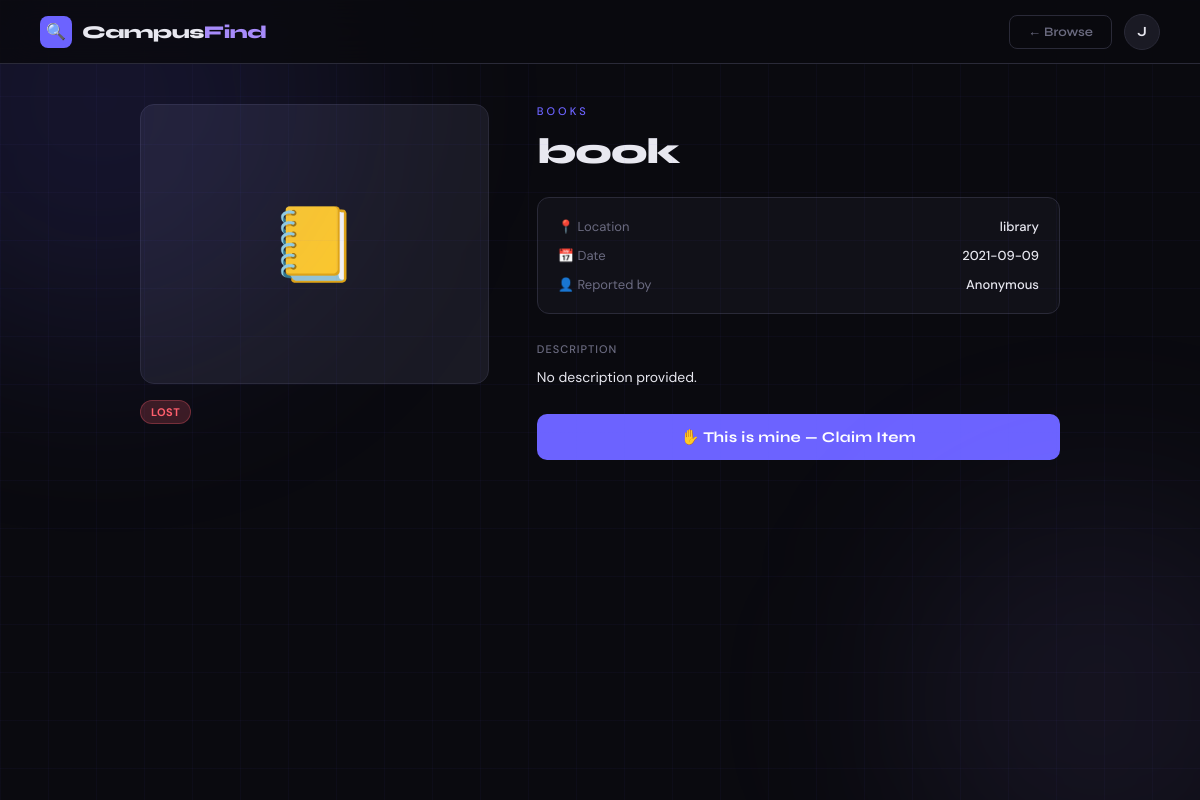
The app's page /item/1 (signed in) with its own data.
### tables this page shows
CREATE TABLE items (
	id INTEGER NOT NULL, 
	title VARCHAR(120) NOT NULL, 
	description TEXT, 
	category VARCHAR(50), 
	status VARCHAR(20), 
	location VARCHAR(120), 
	date_lost VARCHAR(20), 
	image VARCHAR(200), 
	user_id INTEGER, 
	PRIMARY KEY (id), 
	FOREIGN KEY(user_id) REFERENCES users (id)
);

### routes/items.py (the view)
@items_bp.route('/item/<int:item_id>')
@login_required
def item_detail(item_id):
    from models import Item
    item = Item.get_by_id(item_id)
    if not item:
        flash('Item not found.', 'error')
        return redirect(url_for('items.index'))
    return render_template('item_detail.html', item=item)

### models.py (called while the page is built)
    @staticmethod
    def get_by_id(item_id):
        return Item.query.get(item_id)

### routes/items.py (called while the page is built)
def login_required(f):
    @wraps(f)
    def decorated(*args, **kwargs):
        if 'user_id' not in session:
            flash('Please log in to continue.', 'error')
            return redirect(url_for('auth.login'))
        return f(*args, **kwargs)
    return decorated

### templates/item_detail.html (shortened to what this page needs)
{% extends "base.html" %}
{% block content %}
<div class="bg-grid"></div>
<div class="bg-glow bg-glow-2"></div>
<nav>
  <a class="brand" href="{{ url_for('items.index') }}">
    <div class="brand-icon">🔍</div>
    <div class="brand-name">Campus<span>Find</span></div>
  </a>
  <div class="nav-right">
    <a href="{{ url_for('items.index') }}" class="nav-btn nav-btn-ghost">← Browse</a>
    <div class="profile-wrap">
      <button class="avatar" onclick="toggleDropdown()">{{ session['name'][0] }}</button>
    </div>
  </div>
</nav>
<main style="max-width:1000px; margin:40px auto; padding:0 40px;">
  <div class="detail-layout">
    <div class="detail-img">
      {% if item.image %}
        <img src="{{ url_for('static', filename='uploads/' + item.image) }}" alt="{{ item.title }}" />
      {% else %}
        <div class="detail-img-placeholder">
          {% if item.category == 'Electronics' %}💻
          {% elif item.category == 'Bags' %}🎒
          {% elif item.category == 'ID & Cards' %}🪪
          {% elif item.category == 'Keys' %}🔑
          {% elif item.category == 'Clothing' %}🧥
          {% elif item.category == 'Books' %}📒
          {% else %}📦
          {% endif %}
        </div>
      {% endif %}
      <div class="card-badge badge-{{ item.status }}" style="position:relative; top:auto; left:auto; display:inline-block; margin-top:16px;">
        {{ item.status|capitalize }}
      </div>
    </div>
    <div class="detail-body">
      <div class="detail-category">{{ item.category }}</div>
      <h1 class="detail-title">{{ item.title }}</h1>
      <div class="detail-meta">
        <div class="detail-meta-item">
          <span class="detail-meta-label">📍 Location</span>
          <span class="detail-meta-value">{{ item.location or 'Not specified' }}</span>
        </div>
        <div class="detail-meta-item">
          <span class="detail-meta-label">📅 Date</span>
          <span class="detail-meta-value">{{ item.date_lost or 'Not specified' }}</span>
        </div>
        <div class="detail-meta-item">
          <span class="detail-meta-label">👤 Reported by</span>
          <span class="detail-meta-value">Anonymous</span>
        </div>
      </div>
      <div class="detail-desc-label">Description</div>
      <div class="detail-desc">{{ item.description or 'No description provided.' }}</div>
      {% if item.status != 'claimed' %}
        {% if item.user_id != session['user_id'] %}
          <form method="POST" action="{{ url_for('items.claim_item', item_id=item.id) }}">
            <button type="submit" class="btn-primary" style="margin-top:24px;">
              ✋ This is mine — Claim Item
            </button>
          </form>
        {% else %}
          <div style="margin-top:24px; font-size:13px; color:var(--muted);">
            You reported this item.
          </div>
        {% endif %}
      {% else %}
        <div style="margin-top:24px; padding:12px 16px; background:rgba(251,191,36,0.1); border:1px solid rgba(251,191,36,0.3); border-radius:10px; font-size:13px; color:var(--warning);">
          ✓ This item has been claimed.
        </div>
      {% endif %}
    </div>
  </div>
</main>
{% endblock %}

### static/style.css (style rules this page uses)
*, *::before, *::after { box-sizing: border-box; margin: 0; padding: 0; }
:root { --bg: #0a0a0f; --surface: #111118; --surface2: #1a1a24; --border: #2a2a38; --accent: #6c63ff; --accent2: #a78bfa; --text: #e8e8f0; --muted: #6b6b80; --danger: #ff5f6d; --warning: #fbbf24; --success: #34d399; }
html, body { min-height: 100%; background: var(--bg); color: var(--text); font-family: 'DM Sans', sans-serif; overflow-x: hidden; overflow-y: auto; }
.bg-grid { position: fixed; inset: 0; z-index: 0; background-image: linear-gradient(rgba(108,99,255,0.04) 1px, transparent 1px), linear-gradient(90deg, rgba(108,99,255,0.04) 1px, transparent 1px); background-size: 48px 48px; pointer-events: none; }
.bg-glow { position: fixed; z-index: 0; border-radius: 50%; filter: blur(100px); animation: drift 12s ease-in-out infinite alternate; pointer-events: none; }
.bg-glow-2 { width: 400px; height: 400px; background: rgba(167,139,250,0.08); bottom: -100px; right: -100px; animation-delay: -6s; }
nav { position: sticky; top: 0; z-index: 100; background: rgba(10,10,15,0.85); backdrop-filter: blur(16px); border-bottom: 1px solid var(--border); padding: 0 40px; height: 64px; display: flex; align-items: center; justify-content: space-between; }
.brand { display: flex; align-items: center; gap: 10px; text-decoration: none; color: var(--text); }
.brand-icon { width: 32px; height: 32px; background: var(--accent); border-radius: 8px; display: flex; align-items: center; justify-content: center; font-size: 16px; }
.brand-name { font-family: 'Syne', sans-serif; font-weight: 800; font-size: 18px; letter-spacing: -0.5px; }
.brand-name span { color: var(--accent2); }
.nav-right { display: flex; align-items: center; gap: 12px; }
.nav-btn { padding: 8px 18px; border-radius: 8px; font-family: 'Syne', sans-serif; font-size: 13px; font-weight: 600; cursor: pointer; transition: all 0.2s; text-decoration: none; display: inline-block; }
.nav-btn-ghost { background: transparent; border: 1px solid var(--border); color: var(--muted); }
.avatar { width: 36px; height: 36px; background: var(--surface2); border: 1px solid var(--border); border-radius: 50%; display: flex; align-items: center; justify-content: center; font-size: 14px; cursor: pointer; font-family: 'Syne', sans-serif; font-weight: 700; color: var(--text); transition: all 0.2s; }
.profile-wrap { position: relative; }
main { max-width: 1280px; margin: 0 auto; padding: 32px 40px; }
.card-badge { position: absolute; top: 12px; left: 12px; padding: 4px 10px; border-radius: 999px; font-size: 11px; font-weight: 700; letter-spacing: 0.5px; text-transform: uppercase; z-index: 1; }
.badge-lost { background: rgba(255,95,109,0.2); color: var(--danger); border: 1px solid rgba(255,95,109,0.3); }
.btn-primary { width: 100%; padding: 14px; background: var(--accent); color: #fff; border: none; border-radius: 10px; font-family: 'Syne', sans-serif; font-size: 15px; font-weight: 700; cursor: pointer; transition: background 0.2s, transform 0.15s; letter-spacing: 0.3px; }
.detail-layout { display: grid; grid-template-columns: 1fr 1.5fr; gap: 48px; margin-top: 32px; }
.detail-img-placeholder { width: 100%; height: 280px; background: var(--surface2); border: 1px solid var(--border); border-radius: 14px; display: flex; align-items: center; justify-content: center; font-size: 72px; }
.detail-category { font-size: 11px; font-weight: 500; letter-spacing: 3px; text-transform: uppercase; color: var(--accent); margin-bottom: 12px; }
.detail-title { font-family: 'Syne', sans-serif; font-size: clamp(24px, 3vw, 36px); font-weight: 800; letter-spacing: -1px; margin-bottom: 24px; }
.detail-meta { display: flex; flex-direction: column; gap: 12px; margin-bottom: 28px; padding: 20px; background: var(--surface); border: 1px solid var(--border); border-radius: 12px; }
.detail-meta-item { display: flex; justify-content: space-between; font-size: 13px; }
.detail-meta-label { color: var(--muted); }
.detail-meta-value { font-weight: 500; }
.detail-desc-label { font-size: 11px; font-weight: 500; letter-spacing: 1px; text-transform: uppercase; color: var(--muted); margin-bottom: 10px; }
.detail-desc { font-size: 14px; line-height: 1.7; color: var(--text); }

### records on screen
items: status "LOST", category "BOOKS", title "book", location "library", date_lost "2021-09-09", description "No description provided."

### other values on screen
{{ session['name'][0] }} "J"
